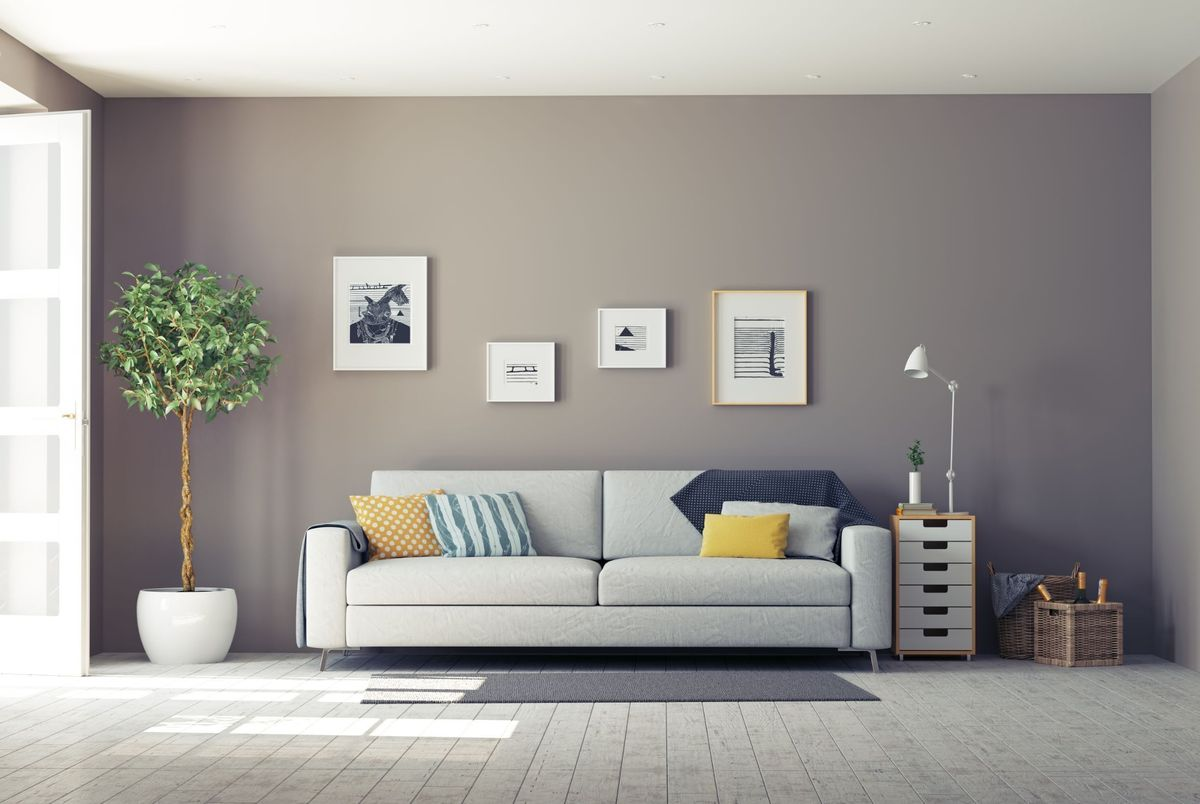
#> input picture room.jpg, 1200 x 804 px, found by its file name
$ jupyter execute Ch_21.ipynb
#> lines starting #> are read from the running program, lines starting #| are printed output that depends on the picture; after the words box and inside, x2 and y2 are one past the last pixel; in counts of white or black regions, pixels touching at a corner belong together
# How to detect the Specific color in Python

[cell 1]
# Import the library
import cv2 as cv
import numpy as np

# Define a callback function for trackbar, which accepts an argument
def slider(x):
    pass

# Path to the image
path = "resources/room.jpg"

# Create a window for the sliders
cv.namedWindow("Bars")
cv.resizeWindow("Bars", 720, 300)

# Creating trackbars in the "Bars" window
cv.createTrackbar("Hue Min", "Bars", 0, 179, slider)
#> slider 'Hue Min' is set to 35
cv.createTrackbar("Hue Max", "Bars", 179, 179, slider)
cv.createTrackbar("Sit Min", "Bars", 0, 255, slider)
#> slider 'Sit Min' is set to 51
cv.createTrackbar("Sit Max", "Bars", 255, 255, slider)
cv.createTrackbar("Val Min", "Bars", 0, 255, slider)
#> slider 'Val Min' is set to 51
cv.createTrackbar("Val Max", "Bars", 255, 255, slider)

while True:
    # Read the image
    img = cv.imread(path)
#> img is the input picture: shape (804, 1200, 3); mean B, G, R 152.4, 156.8, 160.2

    # Check if the image is loaded properly
    if img is None:
        print(f"Error: Could not read image from path: {path}")
        break

    # Convert the image to HSV
    hsv_img = cv.cvtColor(img, cv.COLOR_BGR2HSV)
#> hsv_img: shape (804, 1200, 3); mean H, S, V 51.6, 21.6, 162.1

    # Get the current positions of the trackbars
    hue_min = cv.getTrackbarPos("Hue Min", "Bars")
    hue_max = cv.getTrackbarPos("Hue Max", "Bars")
    sit_min = cv.getTrackbarPos("Sit Min", "Bars")
    sit_max = cv.getTrackbarPos("Sit Max", "Bars")
    val_min = cv.getTrackbarPos("Val Min", "Bars")
    val_max = cv.getTrackbarPos("Val Max", "Bars")

    # Print the HSV values (for debugging)
    print(hue_min, hue_max, sit_min, sit_max, val_min, val_max)

    # Define lower and upper HSV range based on trackbar positions
    lower = np.array([hue_min, sit_min, val_min])
    upper = np.array([hue_max, sit_max, val_max])

    # Create a mask using the lower and upper HSV values
    mask = cv.inRange(hsv_img, lower, upper)
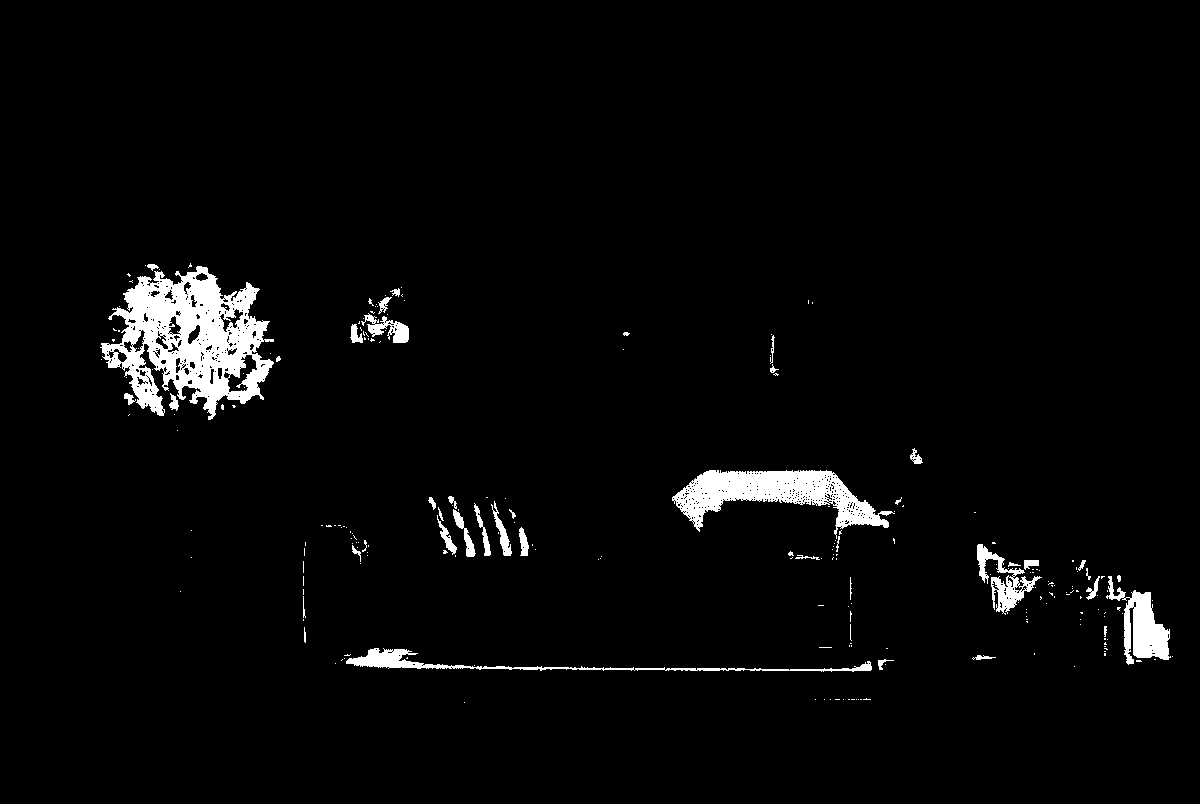
#> mask: shape (804, 1200); 3.1% white; 235 white regions (192 under 20 px), largest, box (x1, y1, x2, y2) and area: (100, 266, 274, 420) 13644, (672, 470, 895, 539) 6331, (1106, 576, 1171, 665) 2392
    result = cv.bitwise_and(img, img, mask=mask)
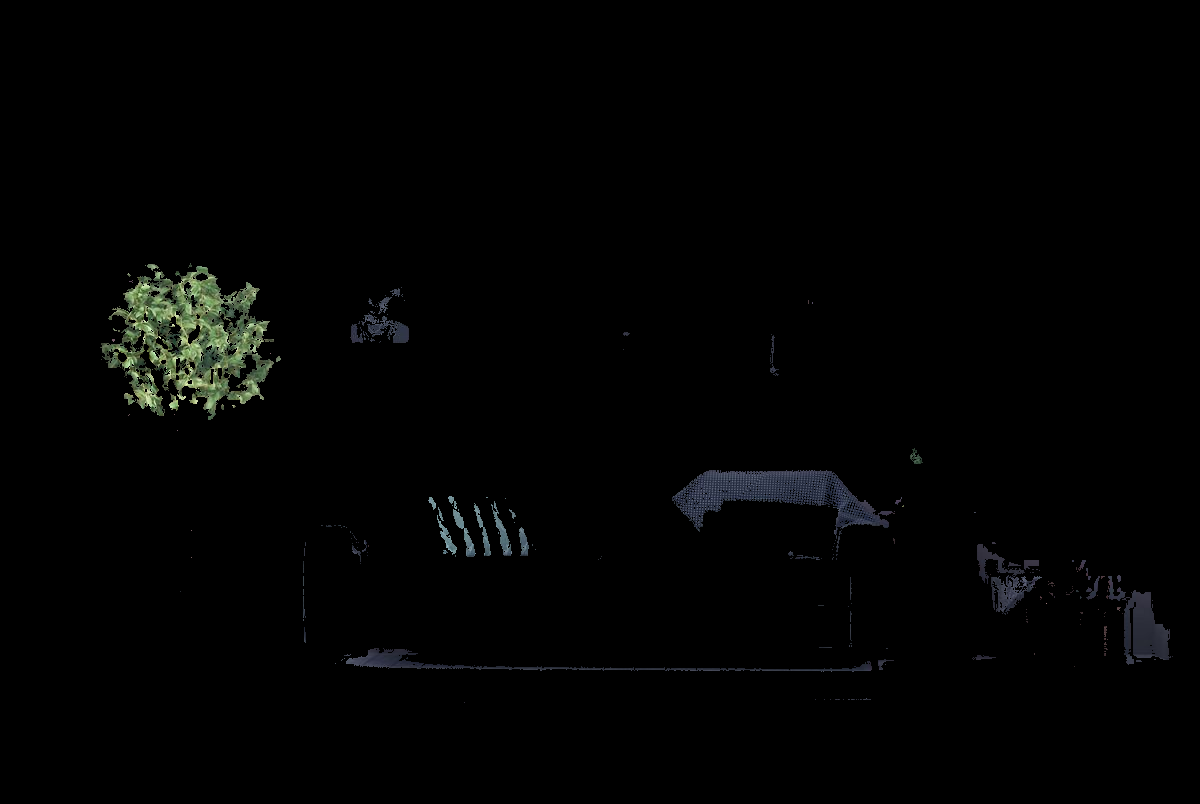
#> result: shape (804, 1200, 3); mean B, G, R 2.5, 2.8, 2.4

    # Show the original, HSV, mask, and result images
    cv.imshow("Original", img)
    cv.imshow("HSV", hsv_img)
    cv.imshow("Mask", mask)
    cv.imshow("Result", result)

    # Break the loop if 'q' is pressed
    if cv.waitKey(1) & 0xFF == ord('q'):
#> (key q is pressed here)
        break

# Clean up windows
cv.destroyAllWindows()

$ run again, with anas.jpg copied over room.jpg
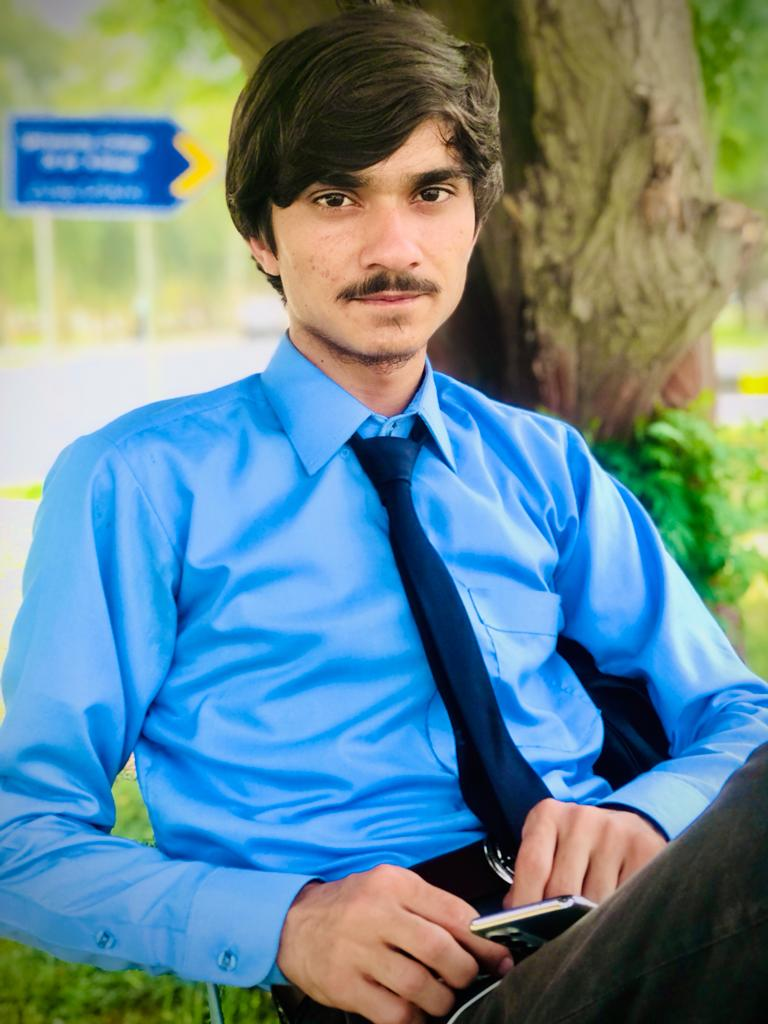
#> input picture anas.jpg, 768 x 1024 px, found by its file name
#> img is the input picture: shape (1024, 768, 3); mean B, G, R 145.1, 135.8, 102.2
#> hsv_img: shape (1024, 768, 3); mean H, S, V 66.7, 142.7, 174.5
#> `mask = cv.inRange(hsv_img, lower, upper)`:
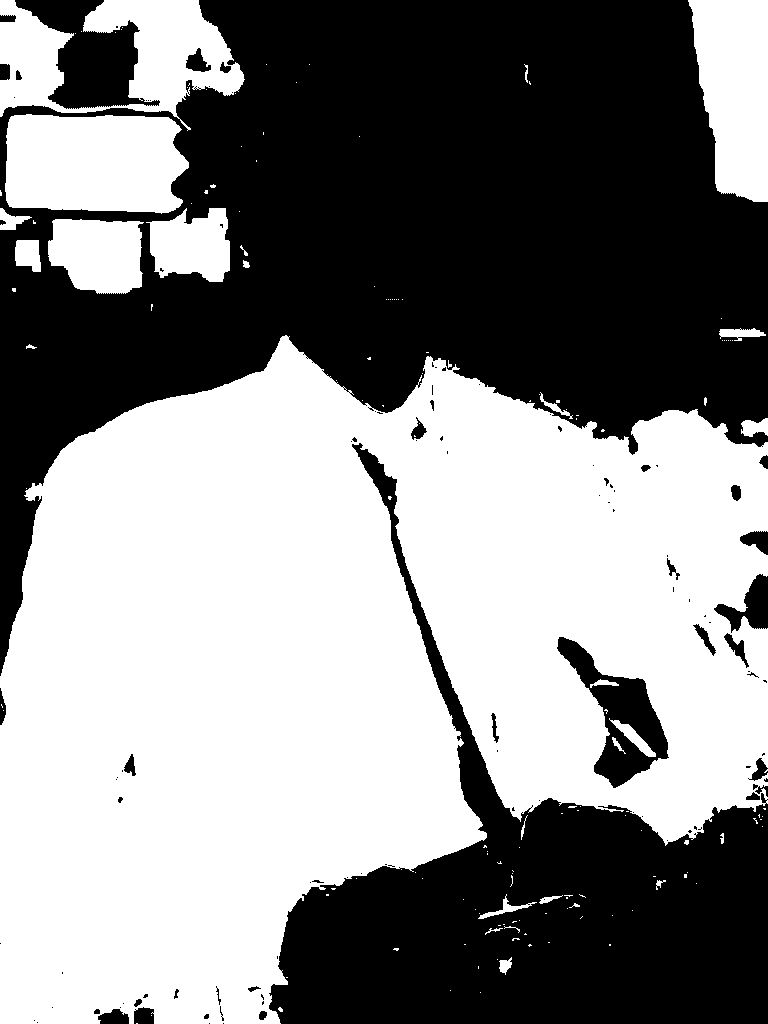
#> mask: shape (1024, 768); 53.3% white; 111 black regions (72 under 20 px), largest, box (x1, y1, x2, y2) and area: (0, 0, 768, 676) 252662, (269, 443, 768, 1024) 95186, (15, 0, 160, 109) 7544
#> `result = cv.bitwise_and(img, img, mask=mask)`:
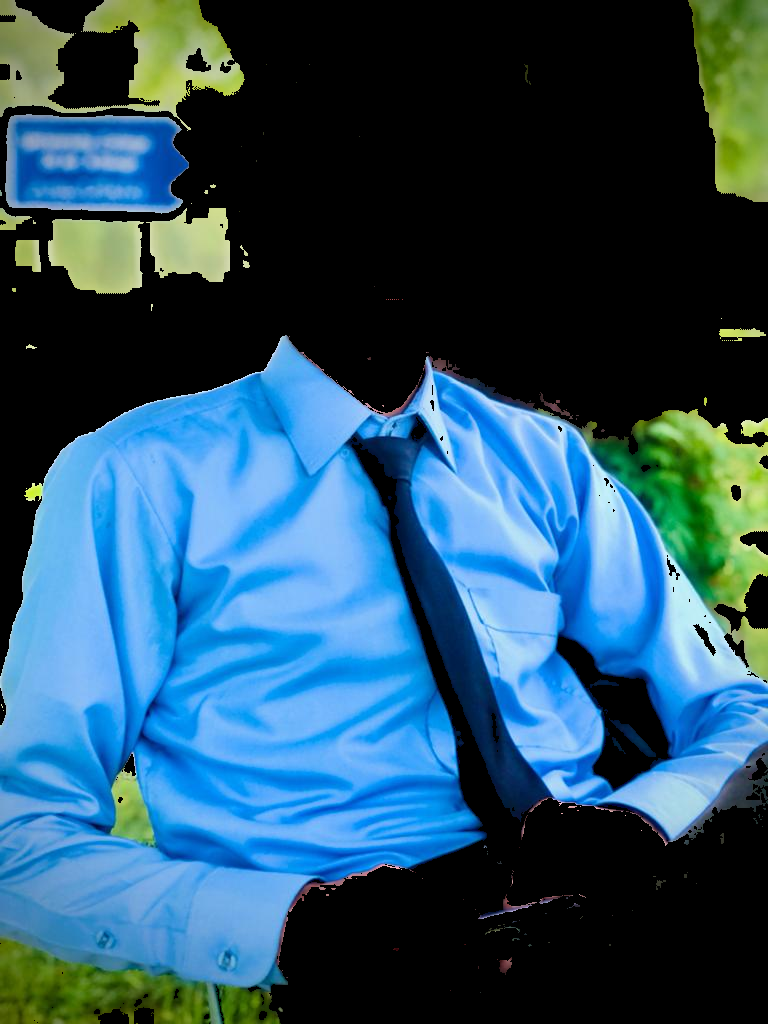
#> result: shape (1024, 768, 3); mean B, G, R 103.6, 81.4, 41.3

$ run again, with image.jpg copied over room.jpg
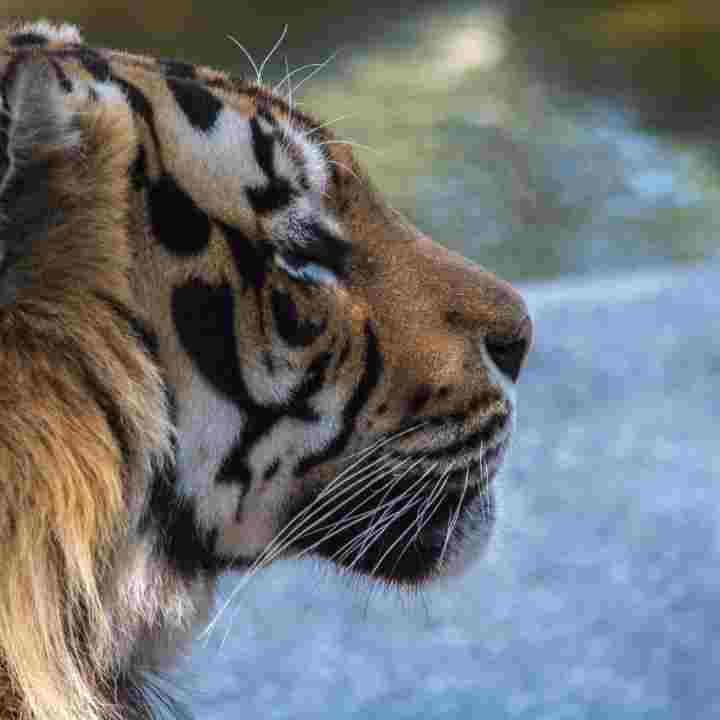
#> input picture image.jpg, 720 x 720 px, found by its file name
#> img is the input picture: shape (720, 720, 3); mean B, G, R 118.1, 114.9, 111
#> hsv_img: shape (720, 720, 3); mean H, S, V 54.6, 65.4, 133.2
#> `mask = cv.inRange(hsv_img, lower, upper)`:
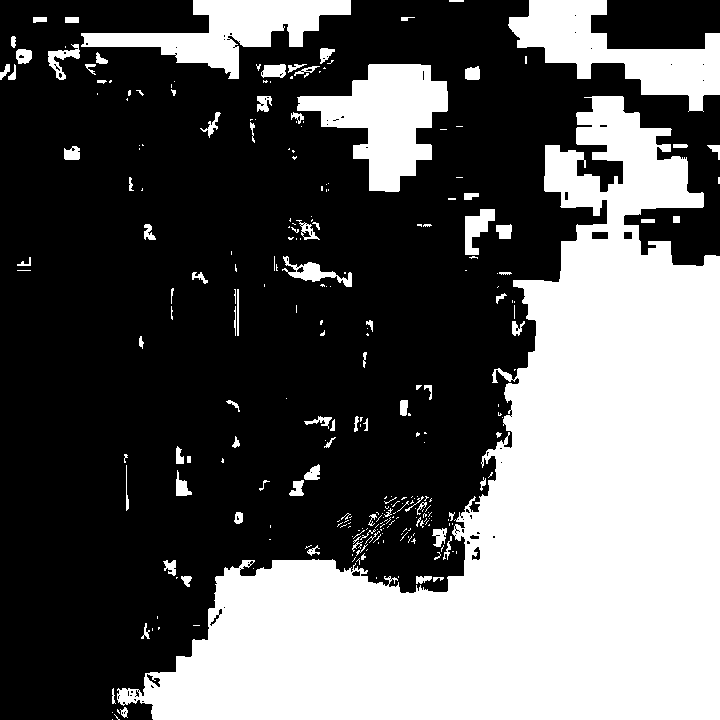
#> mask: shape (720, 720); 38% white; 280 white regions (188 under 20 px), largest, box (x1, y1, x2, y2) and area: (117, 96, 720, 720) 159846, (508, 0, 720, 112) 9912, (297, 64, 448, 192) 9858
#> `result = cv.bitwise_and(img, img, mask=mask)`:
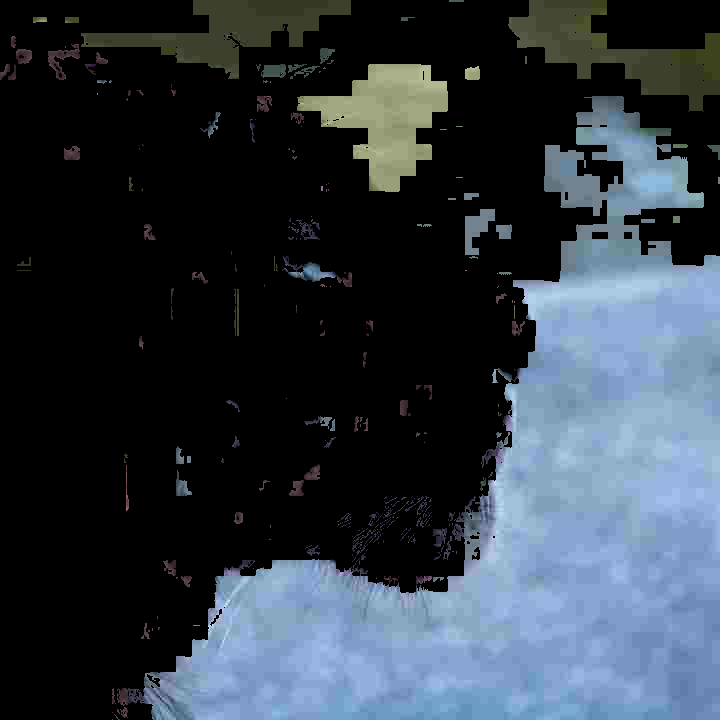
#> result: shape (720, 720, 3); mean B, G, R 66.3, 56.9, 47.5
